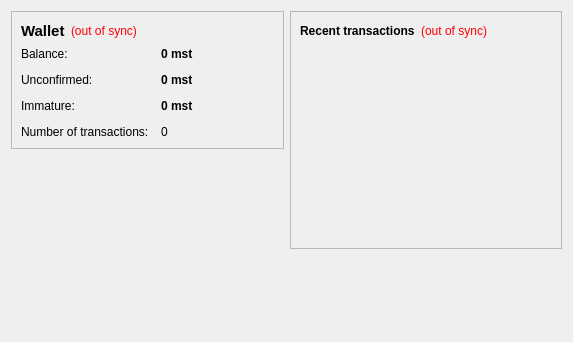
<?xml version="1.0" encoding="UTF-8"?>
<ui version="4.0">
 <class>OverviewPage</class>
 <widget class="QWidget" name="OverviewPage">
  <property name="geometry">
   <rect>
    <x>0</x>
    <y>0</y>
    <width>573</width>
    <height>342</height>
   </rect>
  </property>
  <property name="windowTitle">
   <string>Form</string>
  </property>
  <layout class="QHBoxLayout" name="horizontalLayout" stretch="1,1">
   <item>
    <layout class="QVBoxLayout" name="verticalLayout_2">
     <item>
      <widget class="QFrame" name="frame">
       <property name="frameShape">
        <enum>QFrame::StyledPanel</enum>
       </property>
       <property name="frameShadow">
        <enum>QFrame::Raised</enum>
       </property>
       <layout class="QVBoxLayout" name="verticalLayout_4">
        <item>
         <layout class="QHBoxLayout" name="horizontalLayout_4">
          <item>
           <widget class="QLabel" name="label_5">
            <property name="font">
             <font>
              <pointsize>11</pointsize>
              <weight>75</weight>
              <bold>true</bold>
             </font>
            </property>
            <property name="text">
             <string>Wallet</string>
            </property>
           </widget>
          </item>
          <item>
           <widget class="QLabel" name="labelWalletStatus">
            <property name="toolTip">
             <string>The displayed information may be out of date. Your wallet automatically synchronizes with the MasterCoin network after a connection is established, but this process has not completed yet.</string>
            </property>
            <property name="styleSheet">
             <string notr="true">QLabel { color: red; }</string>
            </property>
            <property name="text">
             <string notr="true">(out of sync)</string>
            </property>
            <property name="alignment">
             <set>Qt::AlignLeading|Qt::AlignLeft|Qt::AlignVCenter</set>
            </property>
           </widget>
          </item>
          <item>
           <spacer name="horizontalSpacer_2">
            <property name="orientation">
             <enum>Qt::Horizontal</enum>
            </property>
            <property name="sizeHint" stdset="0">
             <size>
              <width>40</width>
              <height>20</height>
             </size>
            </property>
           </spacer>
          </item>
         </layout>
        </item>
        <item>
         <layout class="QFormLayout" name="formLayout_2">
          <property name="fieldGrowthPolicy">
           <enum>QFormLayout::AllNonFixedFieldsGrow</enum>
          </property>
          <property name="horizontalSpacing">
           <number>12</number>
          </property>
          <property name="verticalSpacing">
           <number>12</number>
          </property>
          <item row="0" column="0">
           <widget class="QLabel" name="label">
            <property name="text">
             <string>Balance:</string>
            </property>
           </widget>
          </item>
          <item row="0" column="1">
           <widget class="QLabel" name="labelBalance">
            <property name="font">
             <font>
              <weight>75</weight>
              <bold>true</bold>
             </font>
            </property>
            <property name="cursor">
             <cursorShape>IBeamCursor</cursorShape>
            </property>
            <property name="toolTip">
             <string>Your current balance</string>
            </property>
            <property name="text">
             <string notr="true">0 mst</string>
            </property>
            <property name="textInteractionFlags">
             <set>Qt::LinksAccessibleByMouse|Qt::TextSelectableByKeyboard|Qt::TextSelectableByMouse</set>
            </property>
           </widget>
          </item>
          <item row="1" column="0">
           <widget class="QLabel" name="label_3">
            <property name="text">
             <string>Unconfirmed:</string>
            </property>
           </widget>
          </item>
          <item row="1" column="1">
           <widget class="QLabel" name="labelUnconfirmed">
            <property name="font">
             <font>
              <weight>75</weight>
              <bold>true</bold>
             </font>
            </property>
            <property name="cursor">
             <cursorShape>IBeamCursor</cursorShape>
            </property>
            <property name="toolTip">
             <string>Total of transactions that have yet to be confirmed, and do not yet count toward the current balance</string>
            </property>
            <property name="text">
             <string notr="true">0 mst</string>
            </property>
            <property name="textInteractionFlags">
             <set>Qt::LinksAccessibleByMouse|Qt::TextSelectableByKeyboard|Qt::TextSelectableByMouse</set>
            </property>
           </widget>
          </item>
          <item row="3" column="0">
           <widget class="QLabel" name="label_2">
            <property name="text">
             <string>Number of transactions:</string>
            </property>
           </widget>
          </item>
          <item row="3" column="1">
           <widget class="QLabel" name="labelNumTransactions">
            <property name="toolTip">
             <string>Total number of transactions in wallet</string>
            </property>
            <property name="text">
             <string notr="true">0</string>
            </property>
           </widget>
          </item>
          <item row="2" column="0">
           <widget class="QLabel" name="labelImmatureText">
            <property name="text">
             <string>Immature:</string>
            </property>
           </widget>
          </item>
          <item row="2" column="1">
           <widget class="QLabel" name="labelImmature">
            <property name="font">
             <font>
              <weight>75</weight>
              <bold>true</bold>
             </font>
            </property>
            <property name="toolTip">
             <string>Mined balance that has not yet matured</string>
            </property>
            <property name="text">
             <string notr="true">0 mst</string>
            </property>
            <property name="textInteractionFlags">
             <set>Qt::LinksAccessibleByMouse|Qt::TextSelectableByKeyboard|Qt::TextSelectableByMouse</set>
            </property>
           </widget>
          </item>
         </layout>
        </item>
       </layout>
      </widget>
     </item>
     <item>
      <spacer name="verticalSpacer">
       <property name="orientation">
        <enum>Qt::Vertical</enum>
       </property>
       <property name="sizeHint" stdset="0">
        <size>
         <width>20</width>
         <height>40</height>
        </size>
       </property>
      </spacer>
     </item>
    </layout>
   </item>
   <item>
    <layout class="QVBoxLayout" name="verticalLayout_3">
     <item>
      <widget class="QFrame" name="frame_2">
       <property name="frameShape">
        <enum>QFrame::StyledPanel</enum>
       </property>
       <property name="frameShadow">
        <enum>QFrame::Raised</enum>
       </property>
       <layout class="QVBoxLayout" name="verticalLayout">
        <item>
         <layout class="QHBoxLayout" name="horizontalLayout_2">
          <item>
           <widget class="QLabel" name="label_4">
            <property name="text">
             <string>&lt;b&gt;Recent transactions&lt;/b&gt;</string>
            </property>
           </widget>
          </item>
          <item>
           <widget class="QLabel" name="labelTransactionsStatus">
            <property name="toolTip">
             <string>The displayed information may be out of date. Your wallet automatically synchronizes with the MasterCoin network after a connection is established, but this process has not completed yet.</string>
            </property>
            <property name="styleSheet">
             <string notr="true">QLabel { color: red; }</string>
            </property>
            <property name="text">
             <string notr="true">(out of sync)</string>
            </property>
            <property name="alignment">
             <set>Qt::AlignRight|Qt::AlignTrailing|Qt::AlignVCenter</set>
            </property>
           </widget>
          </item>
          <item>
           <spacer name="horizontalSpacer">
            <property name="orientation">
             <enum>Qt::Horizontal</enum>
            </property>
            <property name="sizeHint" stdset="0">
             <size>
              <width>40</width>
              <height>20</height>
             </size>
            </property>
           </spacer>
          </item>
         </layout>
        </item>
        <item>
         <widget class="QListView" name="listTransactions">
          <property name="styleSheet">
           <string notr="true">QListView { background: transparent; }</string>
          </property>
          <property name="frameShape">
           <enum>QFrame::NoFrame</enum>
          </property>
          <property name="verticalScrollBarPolicy">
           <enum>Qt::ScrollBarAlwaysOff</enum>
          </property>
          <property name="horizontalScrollBarPolicy">
           <enum>Qt::ScrollBarAlwaysOff</enum>
          </property>
          <property name="selectionMode">
           <enum>QAbstractItemView::NoSelection</enum>
          </property>
         </widget>
        </item>
       </layout>
      </widget>
     </item>
     <item>
      <spacer name="verticalSpacer_2">
       <property name="orientation">
        <enum>Qt::Vertical</enum>
       </property>
       <property name="sizeHint" stdset="0">
        <size>
         <width>20</width>
         <height>40</height>
        </size>
       </property>
      </spacer>
     </item>
    </layout>
   </item>
  </layout>
 </widget>
 <resources/>
 <connections/>
</ui>
